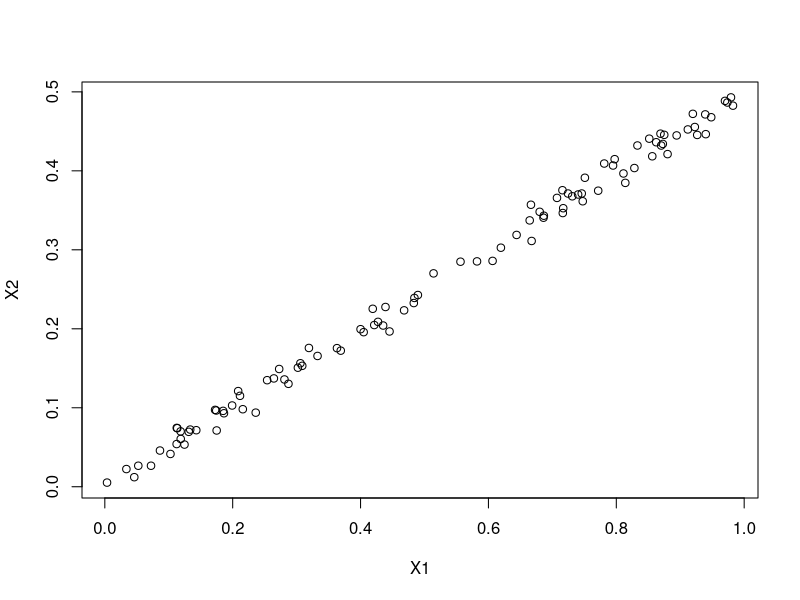
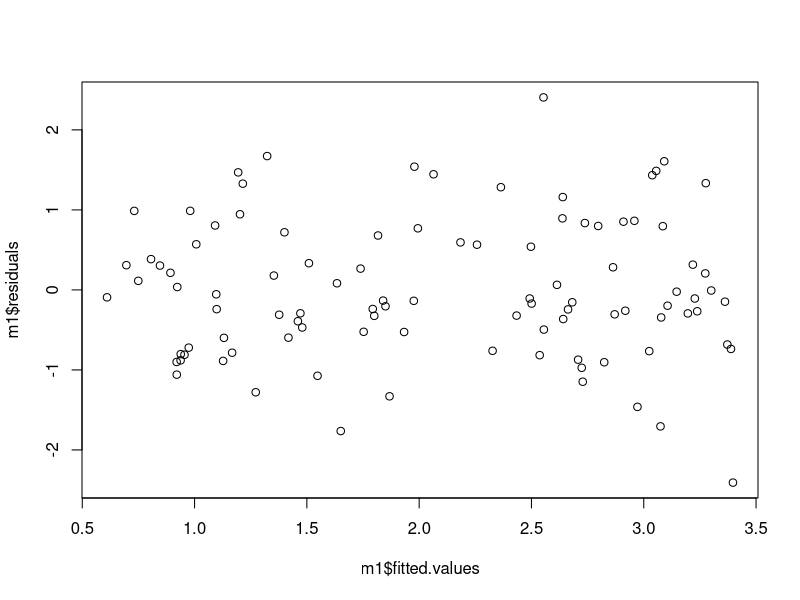
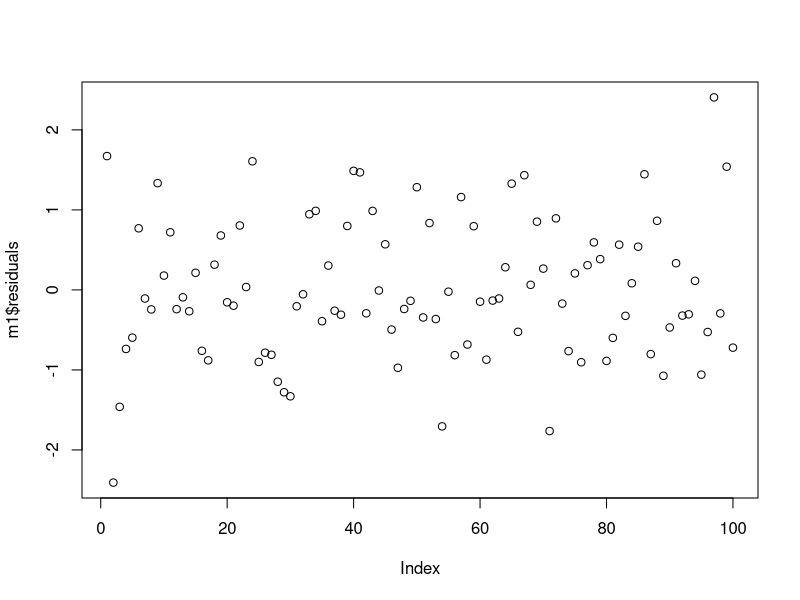

Generate these figures, in order, with R:
X1 <- runif(100)

X2 <- .5*X1 + rnorm(100)/100

plot(X2~X1)
cor(X1, X2)

Y <- 3*X1 + 2*X2 + rnorm(100)

m1 <- lm(Y~X1)
summary(m1)

m2 <- lm(Y~X2)
summary(m2)

m3 <- lm(Y~X1+X2)
summary(m3)

m4 <- lm(X1~X2)
summary(m4)

plot(m1$residuals~m1$fitted.values)

plot(m1$residuals)